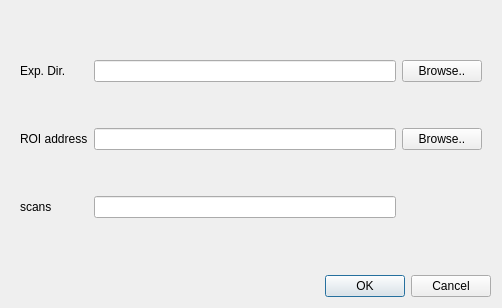
<?xml version="1.0" encoding="UTF-8"?>
<ui version="4.0">
 <class>Dialog</class>
 <widget class="QDialog" name="Dialog">
  <property name="geometry">
   <rect>
    <x>0</x>
    <y>0</y>
    <width>502</width>
    <height>308</height>
   </rect>
  </property>
  <property name="windowTitle">
   <string>Dialog</string>
  </property>
  <layout class="QVBoxLayout" name="verticalLayout">
   <item>
    <widget class="QWidget" name="widget" native="true">
     <layout class="QGridLayout" name="gridLayout">
      <item row="2" column="0">
       <widget class="QLabel" name="label_2">
        <property name="text">
         <string>ROI address</string>
        </property>
       </widget>
      </item>
      <item row="2" column="2">
       <widget class="QPushButton" name="BrowseImage_pushButton">
        <property name="text">
         <string>Browse..</string>
        </property>
       </widget>
      </item>
      <item row="2" column="1">
       <widget class="QLineEdit" name="FileName_lineEdit">
        <property name="toolTip">
         <string>&lt;html&gt;&lt;head/&gt;&lt;body&gt;&lt;p&gt;Here you must select the ROI address of a previous spatial selection (roiSelectionWidget)&lt;/p&gt;&lt;/body&gt;&lt;/html&gt;</string>
        </property>
       </widget>
      </item>
      <item row="3" column="1">
       <widget class="QLineEdit" name="ScansNumbers_lineEdit">
        <property name="toolTip">
         <string>&lt;html&gt;&lt;head/&gt;&lt;body&gt;&lt;p&gt;Put here one or several scan numbers separated by a comma.&lt;/p&gt;&lt;/body&gt;&lt;/html&gt;</string>
        </property>
       </widget>
      </item>
      <item row="3" column="0">
       <widget class="QLabel" name="label_3">
        <property name="text">
         <string>scans </string>
        </property>
       </widget>
      </item>
      <item row="1" column="1">
       <widget class="QLineEdit" name="SpecFileName_lineEdit">
        <property name="toolTip">
         <string>&lt;html&gt;&lt;head/&gt;&lt;body&gt;&lt;p&gt;The directory of the experiment.(must contain  a file named hydra) &lt;/p&gt;&lt;/body&gt;&lt;/html&gt;</string>
        </property>
       </widget>
      </item>
      <item row="1" column="0">
       <widget class="QLabel" name="label">
        <property name="text">
         <string>Exp. Dir.</string>
        </property>
       </widget>
      </item>
      <item row="1" column="2">
       <widget class="QPushButton" name="BrowseSpec_pushButton">
        <property name="text">
         <string>Browse..</string>
        </property>
       </widget>
      </item>
     </layout>
    </widget>
   </item>
   <item>
    <widget class="QDialogButtonBox" name="buttonBox">
     <property name="orientation">
      <enum>Qt::Horizontal</enum>
     </property>
     <property name="standardButtons">
      <set>QDialogButtonBox::Cancel|QDialogButtonBox::Ok</set>
     </property>
    </widget>
   </item>
  </layout>
 </widget>
 <tabstops>
  <tabstop>FileName_lineEdit</tabstop>
  <tabstop>BrowseImage_pushButton</tabstop>
  <tabstop>buttonBox</tabstop>
 </tabstops>
 <resources/>
 <connections>
  <connection>
   <sender>buttonBox</sender>
   <signal>accepted()</signal>
   <receiver>Dialog</receiver>
   <slot>accept()</slot>
   <hints>
    <hint type="sourcelabel">
     <x>227</x>
     <y>277</y>
    </hint>
    <hint type="destinationlabel">
     <x>157</x>
     <y>274</y>
    </hint>
   </hints>
  </connection>
  <connection>
   <sender>buttonBox</sender>
   <signal>rejected()</signal>
   <receiver>Dialog</receiver>
   <slot>reject()</slot>
   <hints>
    <hint type="sourcelabel">
     <x>295</x>
     <y>283</y>
    </hint>
    <hint type="destinationlabel">
     <x>286</x>
     <y>274</y>
    </hint>
   </hints>
  </connection>
 </connections>
</ui>
